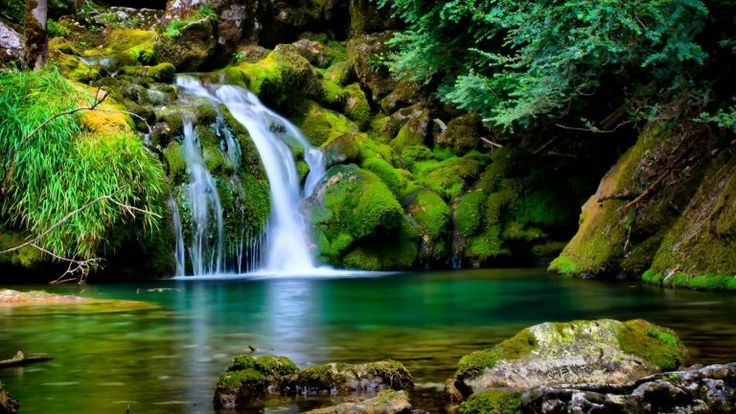
#> input picture img/nature.jpg, 736 x 414 px
$ python flip_image.py
#> lines starting #> are read from the running program, lines starting #| are printed output that depends on the picture
# flipping image
# we have 3 options to flip an image

import cv2
import numpy as np
import matplotlib.pyplot as plt

# reading image
img = cv2.imread('./img/nature.jpg')
#> img is the input picture: shape (414, 736, 3); mean B, G, R 44, 82.2, 62.7

# flipping image
# there are 3 flip code
# 0 = Vertical flip (around X-axis)
# 1 = Horizontal flip (around Y-axis)
# -1 = Both (horizontal + vertical)
img_flip = cv2.flip(img,-1)
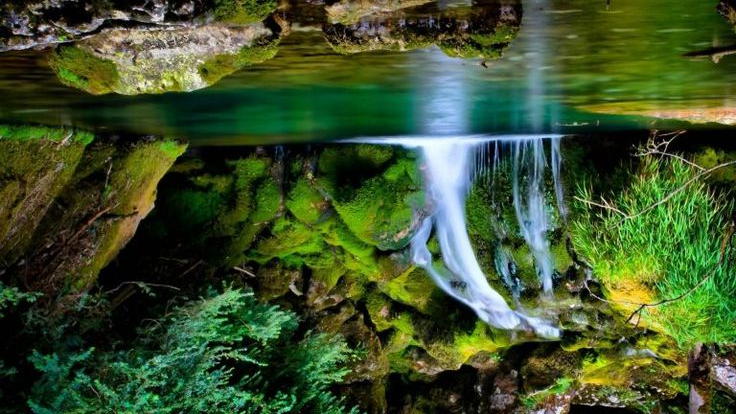
#> img_flip: shape (414, 736, 3); mean B, G, R 44, 82.2, 62.7

cv2.imshow('window',img_flip)
cv2.waitKey(0)

$ run again, with img/earth.jpeg copied over img/nature.jpg
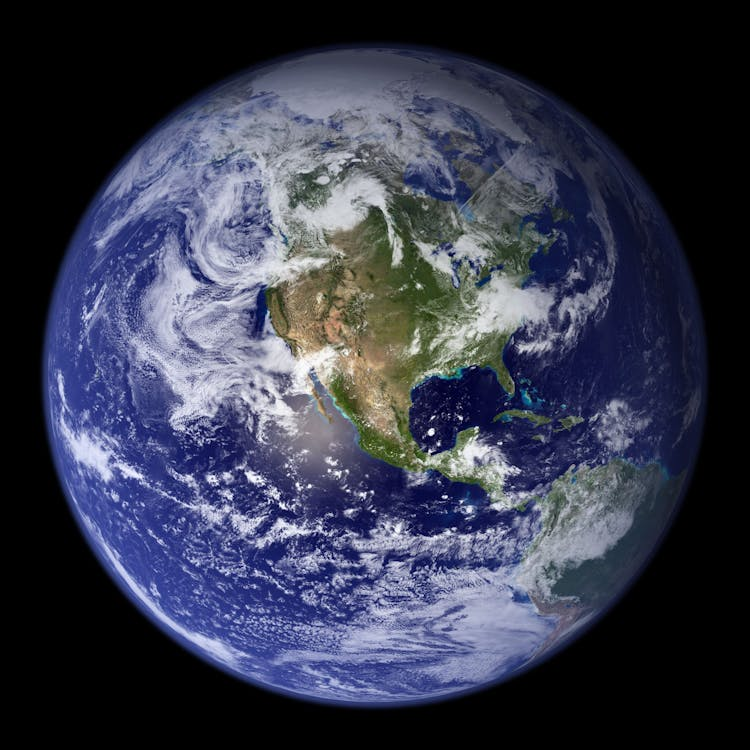
#> input picture img/earth.jpeg, 750 x 750 px
#> img is the input picture: shape (750, 750, 3); mean B, G, R 76.5, 58.3, 55
#> `img_flip = cv2.flip(img,-1)`:
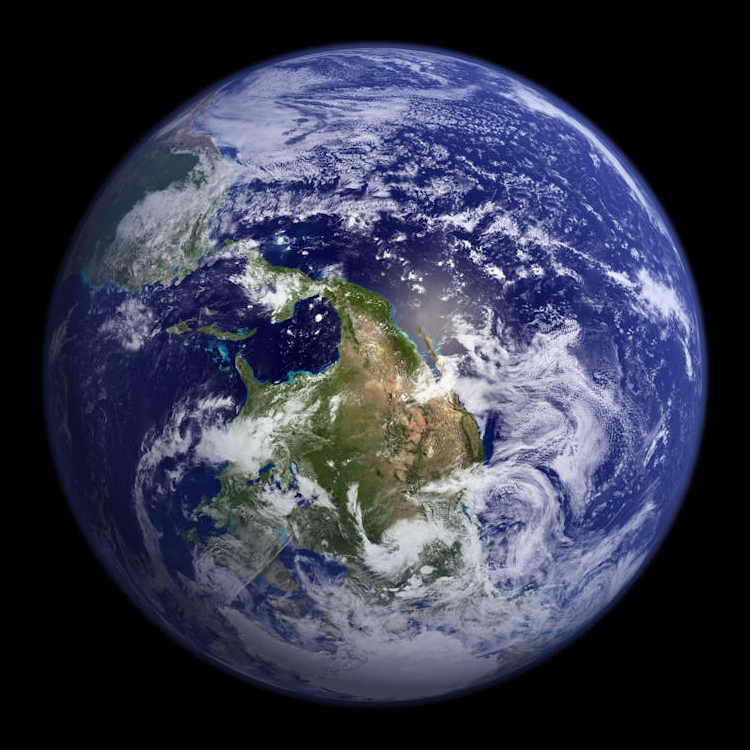
#> img_flip: shape (750, 750, 3); mean B, G, R 76.5, 58.3, 55
